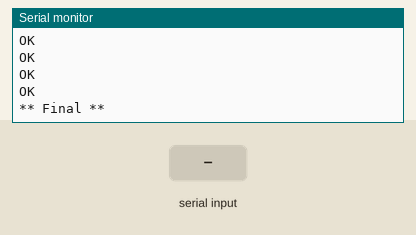
The sketch below on a simulated Arduino Uno, built with avr-gcc and run on an emulated ATmega328P. On the bench: the last lines printed to the serial monitor. Inputs (shaded band) come from the test bench. The modem accepts every AT command (registered, SIM ready, sends succeed) and sends nothing else.

Above: at 13.2 s.
13.3 s: "1\n" received over the second serial link
At 14.5 s:
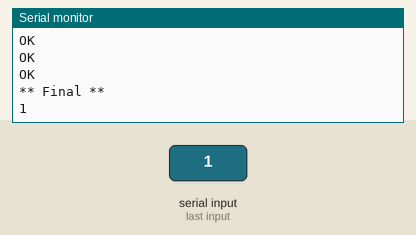
14.8 s: "0\n" received over the second serial link
At 15.7 s:
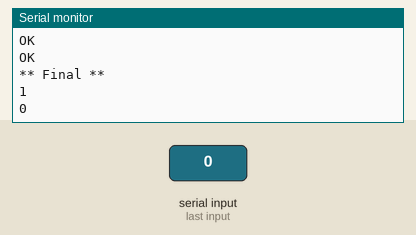

Measured:
- after the input at 13.3 s, the serial monitor: prints a new line at once (image 1)
- after the input at 14.8 s, the serial monitor: prints a new line at once (image 2)

The sketch:

arduinoUNOstation.ino
```cpp
#include <SoftwareSerial.h>


//RX pino 2, TX pino 3
SoftwareSerial esp8266(2, 3);

#define DEBUG true

void setup()
{
  Serial.begin(9600);
  esp8266.begin(115200);
  sendData("AT+RST\r\n", 2000, DEBUG);


  //------------ inicio
  Serial.println("Versao de firmware");
  sendData("AT+GMR\r\n", 2000, DEBUG);
  sendData("AT+CIOBAUD=74880\r\n", 2000, DEBUG);

  esp8266.begin(74880);

  sendData("AT+CWMODE=3\r\n", 2000, DEBUG);

  //sendData("AT+CWJAP="CANGURU","12345678"\r\n", 2000, DEBUG);

  char login[]={'A','T','+','C','W','S','A','P','=','"','C','A','N','G','U','R','U','_','2','"',',','"','1','2','3','4','5','6','7','8','"',',','3',',','0','\r','\n'};

  /*"AT+CWJAP=";
  login=login+'"'+"CANGURU"+'"'+","+'"'+"12345678"+'"';*/
  sendData(login, 2000, DEBUG);

  sendData("AT+CWJAP?\r\n", 2000, DEBUG);


  Serial.println("** Final **");
}

void loop() {
    if (esp8266.available()) {
    char inByte = esp8266.read();
    Serial.print(inByte);
  }

  // Analogamente, ve se tem sinal na Serial, e manda para Serial1
  if (Serial.available()) {
    char inByte = Serial.read();
    esp8266.write(inByte);
    //esp8266.print("AT\r\n");
  }


  //sendData("AT+CWJAP?\r\n", 2000, DEBUG);
  //delay(2000);
  }


String sendData(String command, const int timeout, boolean debug)
{
  // Envio dos comandos AT para o modulo
  String response = "";
  esp8266.print(command);
  long int time = millis();
  while ( (time + timeout) > millis())
  {
    while (esp8266.available())
    {
      // The esp has data so display its output to the serial window
      char c = esp8266.read(); // read the next character.
      response += c;
    }
  }
  if (debug)
  {
    Serial.print(response);
  }
  return response;
}
```
